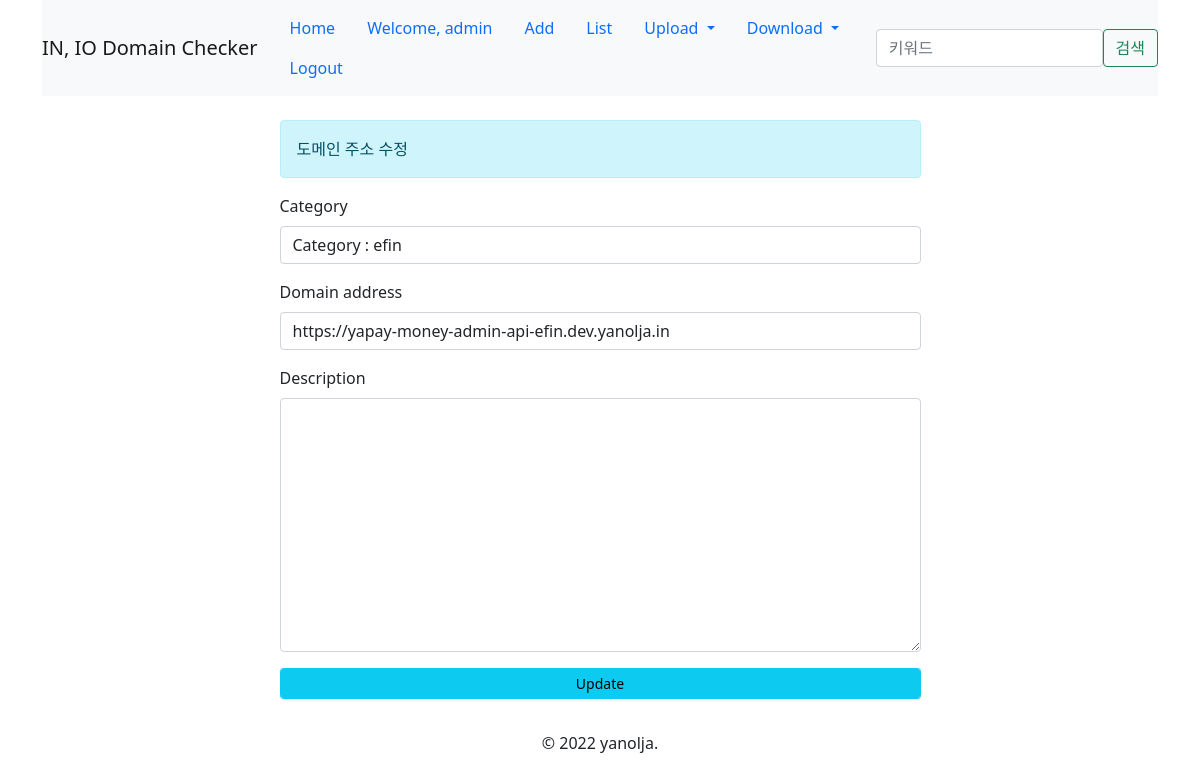
/update/533/ (signed in), run on the app's committed database.
### inio/models.py (models this page shows, shortened)
class Inio(models.Model):
    category = models.ForeignKey(Category, on_delete=models.CASCADE)
    domain = models.URLField(max_length=200, unique=True, db_index=True, blank=False)
    description = models.TextField(blank=True)
    status = models.BooleanField(blank=False, default=False)
    created = models.DateTimeField(auto_now_add=True)
    updated = models.DateTimeField(auto_now=True)
    class Meta:
        ordering = ['-updated']

### inio/views.py (the view, shortened to what this page needs)
# urls.py: path('update/<int:pk>/', InioUpdateView.as_view(), name='update'),
class InioUpdateView(LoginRequiredMixin, UpdateView):
    model = Inio
    fields = ['category', 'domain', 'description', 'status']
    template_name_suffix = '_update'

### inio/models.py (called while the page is built)
    def __str__(self):
        return 'Category : ' + self.category_text

### inio/templates/inio/inio_update.html (shortened to what this page needs)
{% extends 'base.html' %}
{% load widget_tweaks %}
{% block content %}
<br>
<div class="row">
<div class="col"></div>
    <div class="col-7 mb-3">
    <div class="alert alert-info" role="alert">
        도메인 주소 수정
    </div>
    <form action="" method="post">
    <div class="form-group mb-3">
        <label for="id_categories" class="form-label">Category</label>
        {{ form.category|add_class:"form-control"}}
    </div>
    <div class="form-group mb-3">
        <label for="id_domain" class="form-label">Domain address</label>
        {{ form.domain|add_class:"form-control"}}
    </div>
    <div class="form-group mb-3">
        <label for="id_description" class="form-label">Description</label>
        {{ form.description|add_class:"form-control"}}
    </div>
    <div class="form-group mb-3">
        <input type='submit' value="Update" class="form-control btn btn-info btn-sm">
    </div>
    </form>
    </div>
<div class="col"></div>
</div>
{% endblock %}

### templates/base.html (shortened to what this page needs)
{% load static %}
<!DOCTYPE html>
<html lang="en">
{% block head %}
{% load static %}
<head>
    <link href="https://cdn.jsdelivr.net/npm/bootstrap@5.1.3/dist/css/bootstrap.min.css" rel="stylesheet">
    <link rel="stylesheet" href="{% static 'style.css' %}">
</head>
{% endblock %}
<div class="container">
    <header class="header clearfix">
        <nav class="navbar navbar-expand-lg navbar-light bg-light">
            <a class="navbar-brand" href="/">IN, IO Domain Checker</a>
            <ul class="nav">
                <li class="nav-item"><a href="/" class="active nav-link ">Home</a></li>
                {% if user.is_authenticated %}
                <li class="nav-item"><a href="#" class="nav-link">Welcome, {{user.get_username}}</a></li>
                <li class="nav-item"><a href="{% url 'inio:add' %}" class="nav-link">Add</a></li>
                <li class="nav-item"><a href="{% url 'inio:list' %}" class="nav-link">List</a></li>
                <li class="nav-item dropdown">
                    <a class="nav-link dropdown-toggle" href="#" id="navbarDropdownMenuLink" role="button" data-bs-toggle="dropdown" aria-expanded="false">
                      Upload
                    </a>
                </li>
                <li class="nav-item dropdown">
                    <a class="nav-link dropdown-toggle" href="#" id="navbarDropdownMenuLink" role="button" data-bs-toggle="dropdown" aria-expanded="false">
                      Download
                    </a>
                </li>
                <li class="nav-item"><a href="{% url 'accounts:logout' %}" class="nav-link">Logout</a></li>
                {% else %}
                <li class="nav-item"><a href="{% url 'accounts:login' %}" class="nav-link">Login</a></li>
                <li class="nav-item"><a href="{% url 'accounts:register' %}" class="nav-link">Signup</a></li>
                {% endif %}
            </ul>
            <form class="d-flex" method="POST" action="/search/">
                <input class="form-control mr-sm-2" type="search" placeholder="키워드" aria-label="Search" name="search_keyword"/>
                <input class="btn btn-outline-success my-2 my-sm-0" type="submit" value="검색">
            </form>
        </nav>
    </header>
    {% block content %}
    {% endblock %}
    <footer class="footer">
        <center><p>&copy; 2022 yanolja.</p></center>
    </footer>
</div>
</body>
</html>

### data on the page
Inio: category "Category : efin", domain "https://yapay-money-admin-api-efin.dev.yanolja.in"

### other printed values
{{ user.get_username }} "admin"
